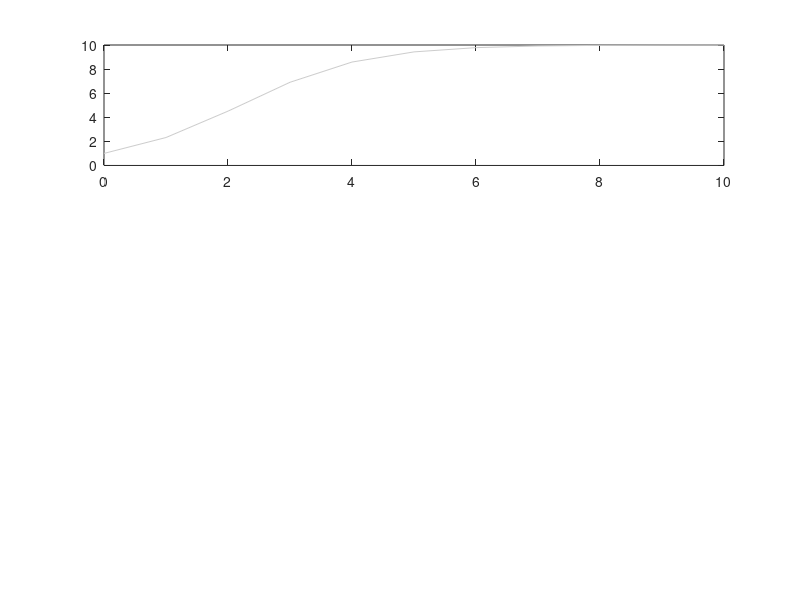

Reproduce this figure in MATLAB. (Note: this script raises an error after producing the figure.)
clear all;
clf;
hold on;

%Time boundaries
t0 =0;
dts = [1/1 1/2 1/4 1/8];
t_end = 10.^1;


%Given population ODE and initial condition
dpdt = @(p) (1 - p/10)*p;
p0 = 1;

methods = {'euler', 'heun', 'rk'};
i = 1;
for method = methods
    figure(1)
    hold on
    subplot(size(methods,2),1,i);
    legendStrings = {'Analytic'};
    for dt = dts

        T = t0:dt:t_end;
        %Analytical solution and its plot
        p = @(t) 10 ./ (1+9*exp(-t));
        P = p(T);
        plot(T, P, 'Color', [0.8 0.8 0.8]);
        
        %Execution of numerical methods
        ns = numerical( dpdt, p0, t0, dt, t_end , method);
        
        %Plots of numerical methods
        gColor = [0,0,0]; gColor(i) = dt^0.5;
        hold on;
        plot(T, ns, 'Color', gColor);
        hold on;
        
        
    %     s = l.TextColor;
    %     l.TextColor = 'red';%{sprintf('dt = %f', dt),};
    %     legend(sprintf('dt = %f', dt), 'Location','northoutside','Orientation','horizontal')

        %Plot absolute errors
%         plot(T, ns-P, 'Color', [dt^0.5 0 0]);

        %Compute approximation error
        ape = @(N) sqrt(sum((N-P).^2)*dt/5);
        legendStrings = [legendStrings, {sprintf('dt=%2.3f ae=%2.6f', dt, ape(ns))}];
    end
    
    legend(legendStrings)
    title(method);
    i=i+1;
end

hold off;